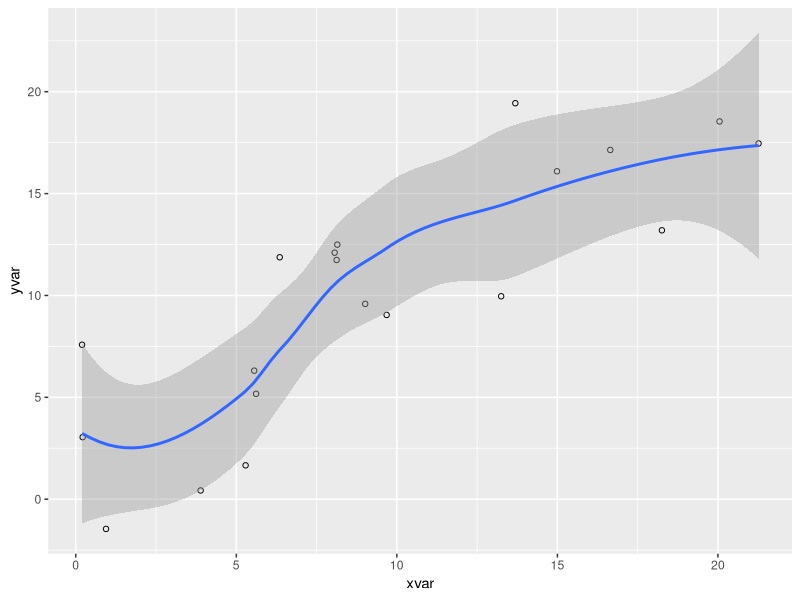

Source code (R):
## ---- chunk 1
knitr::opts_chunk$set(echo = TRUE, message = FALSE, warning=FALSE)
## ---- chunk 2
library(ggplot2)
dat <- data.frame(cond = rep(c("A", "B"), each=10),
                  xvar = 1:20 + rnorm(20,sd=3),
                  yvar = 1:20 + rnorm(20,sd=3))

ggplot(dat, aes(x=xvar, y=yvar)) +
    geom_point(shape=1) + 
    geom_smooth() 
